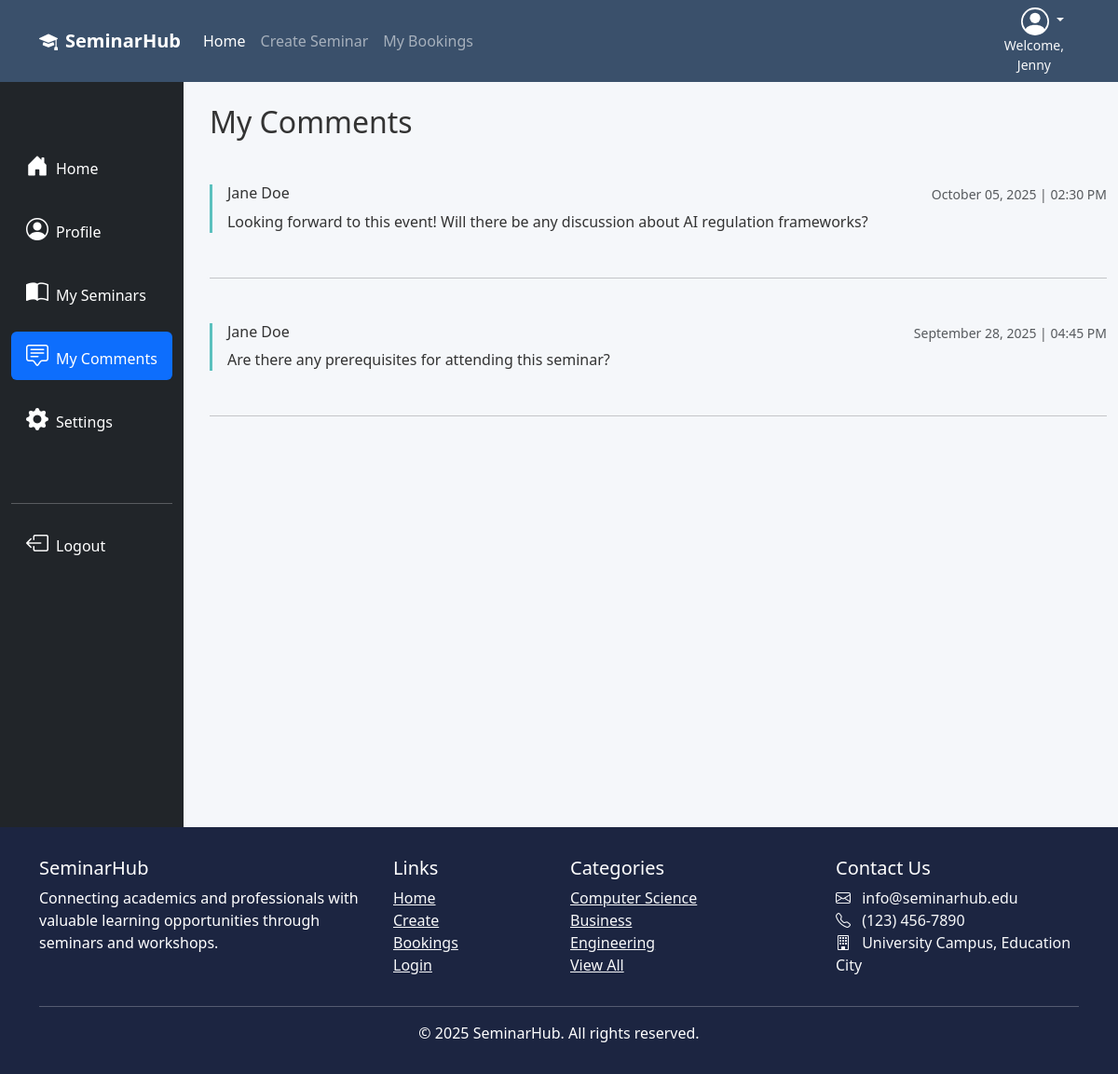
Page /profile/2/comments (signed in) on the committed database.
### SeminarHub/models.py (models this page shows, shortened)
class User(db.Model, UserMixin):
    __tablename__ = 'users'
    id = db.Column(db.Integer, primary_key=True)
    first_name = db.Column(db.String(64), index=True)
    last_name  = db.Column(db.String(64), index=True)
    email      = db.Column(db.String(64), unique=True)
    password_hash = db.Column(db.String(256), nullable=False)
    number     = db.Column(db.String(64), nullable=False)
    address    = db.Column(db.String(256), nullable=False)
    bookings      = db.relationship("Booking", back_populates="user")
    comments      = db.relationship("Comment", back_populates="user")
    owned_events  = db.relationship("Event",   back_populates="owner")

class Comment(db.Model):
    __tablename__ = "comments"
    id         = db.Column(db.Integer, primary_key=True)
    text       = db.Column(db.Text, nullable=False)
    created_at = db.Column(db.DateTime, default=datetime.utcnow)
    user_id  = db.Column(db.Integer, db.ForeignKey("users.id"))
    event_id = db.Column(db.Integer, db.ForeignKey("events.id"))
    user  = db.relationship("User",  back_populates="comments")
    event = db.relationship("Event", back_populates="comments")

### SeminarHub/user/user.py (the view)
@user_bp.route('/profile/<int:user_id>/comments')
@login_required
def comments(user_id):
    comments = db.session.query(Comment).filter(Comment.user_id == user_id).all()
    return render_template('my_comments.html', comments = comments, heading = 'My Comments | ')

### SeminarHub/user/templates/my_comments.html (shortened to what this page needs)
{% extends '_profile_navigation.html' %}
{% set active_page =  'comments'%}
{% block profile_content %}
<div class="container mt-4">
    <h2 class="mb-5">My Comments</h2>
    {% if comments|length > 0 %}
    {% for comment in comments %}
    <div class="my-5">
        <a href="{{url_for('event.event_details', event_id=comment.event_id)}}" class="text-decoration-none text-reset">
        <div class="comment search-comment mb-4">
            <div class="d-flex justify-content-between">
                <h6>{{comment.user.first_name}} {{comment.user.last_name}}</h6>
                <small class="text-muted">{{comment.created_at.strftime("%B %d, %Y | %I:%M %p")}}</small>
            </div>
            <p>{{comment.text}}</p>
        </div>
        </a>
    </div>
    <hr>
    {% endfor %}
    {% else %}
    <div class="text-center py-5">
        <h4 class="p-5">You have not made any comments yet.</h4>
    </div>
    {% endif %}
</div>
{% endblock %}

### SeminarHub/templates/_navigation.html (shortened to what this page needs)
<nav class="navbar navbar-expand-lg navbar-dark sticky-top">
    <div class="container">
        <a class="navbar-brand fw-bold" href="{{ url_for('main.index') }}">
            <i class="bi bi-mortarboard-fill me-2"></i>SeminarHub
        </a>
        {% if current_user.is_authenticated %}
        <div class="ms-auto order-lg-last text-end">
            <div class="dropdown pe-3">
                <a href="#" class="d-block link-body-emphasis text-decoration-none dropdown-toggle text-light" data-bs-toggle="dropdown" aria-expanded="false">
                </a>
                <small class="d-block text-center text-light">Welcome, <br> {{ current_user.first_name }}</small>
            </div>
        </div>
        {% endif %}
        <div class="collapse navbar-collapse" id="navbarNav">
            <ul class="navbar-nav me-auto">
                <li class="nav-item">
                    <a class="nav-link active" href="{{ url_for('main.index') }}">Home</a>
                </li>
                <li class="nav-item">
                    <a class="nav-link" href="{{url_for('event.create')}}">Create Seminar</a>
                </li>
                <li class="nav-item">
                    <a class="nav-link" href="{{url_for('booking.booking')}}">My Bookings</a>
                </li>
            </ul>
        </div>
    </div>
</nav>

### SeminarHub/static/style/stylesheet.css (style rules this page uses)
:root { --primary: #3a506b; --secondary: #5bc0be; --light: #f8f9fa; --dark: #1c2541; --accent: #e07a5f; }
html, body { min-height: 100%; margin: 0; padding: 0; }
body { font-family: 'Segoe UI', Tahoma, Geneva, Verdana, sans-serif; background-color: #f5f7fa; color: #333; }
.navbar { background-color: var(--primary); }
.comment { border-left: 3px solid var(--secondary); padding-left: 1rem; margin-bottom: 1rem; }

### rows in the picture
User: first_name "Jenny"
Comment: user.first_name "Jane", user.last_name "Doe", created_at "October 05, 2025 | 02:30 PM", text "Looking forward to this event! Will there be any discussion about AI regulation frameworks?"
Comment: user.first_name "Jane", user.last_name "Doe", created_at "September 28, 2025 | 04:45 PM", text "Are there any prerequisites for attending this seminar?"

### other values in the picture
{{ current_year or 2025 }} "2025"
